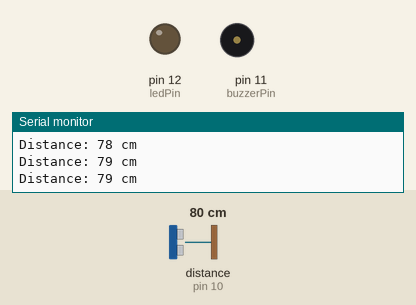
Bench run of a sketch on a simulated Arduino Uno, built with avr-gcc and run on an emulated ATmega328P. Shown: output pins drawn as LEDs (lit = HIGH), buzzer (waves = sounding), the last lines printed to the serial monitor. Wiring (inferred from the names in the program): ultrasonic range finder: trigger pin 9; echo pin 10. The test bench sets the inputs (shaded band); at power-on: distance to the obstacle (sensor on pin 10) 80 cm. The echo pulse lasts 58.3 µs per cm; pins used as bus, display or sensor lines are not drawn.

Above: at 1.3 s.
1.4 s: distance to the obstacle (sensor on pin 10) set to 34 cm
2.9 s: distance to the obstacle (sensor on pin 10) set to 28 cm
At 3.8 s:
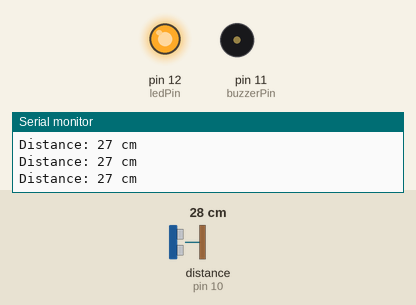
4.5 s: distance to the obstacle (sensor on pin 10) set to 13 cm
6.0 s: distance to the obstacle (sensor on pin 10) set to 10 cm
At 6.3 s:
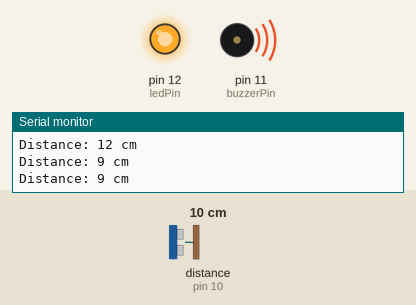
9.0 s: distance to the obstacle (sensor on pin 10) set to 18 cm
At 9.0 s:
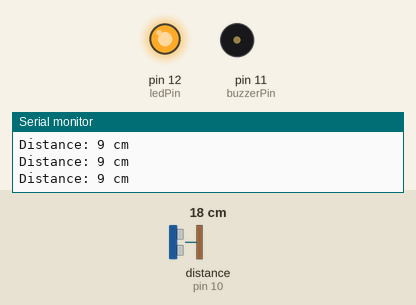
10.5 s: distance to the obstacle (sensor on pin 10) set to 2 cm
At 10.84 s:
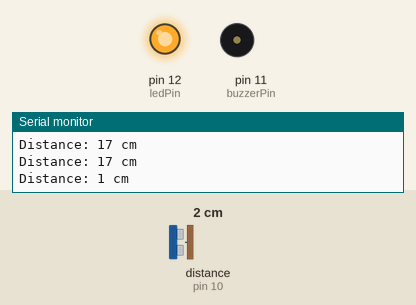
Timing chart, 0 to 14.5 s (numbered marks = the images above; inputs shaded):
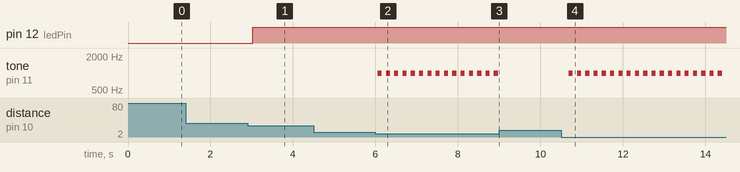

Measured:
- the behaviour switches between 32 and 31 cm on distance to the obstacle (sensor on pin 10) (found by bisection; images 0 and 1)
- the behaviour switches between 12 and 11 cm on distance to the obstacle (sensor on pin 10) (found by bisection; images 1 and 2)
- after the input at 2.9 s, pin 12 (ledPin): LOW → HIGH after 0.13 s
- after the input at 6.0 s, tone on pin 11 (buzzerPin): alternates 1000 Hz for 0.10 s and silent for 0.10 s, starting after 0.06 s
- after the input at 9.0 s, tone on pin 11 (buzzerPin): stops changing and stays silent
- after the input at 10.5 s, tone on pin 11 (buzzerPin): alternates 1000 Hz for 0.10 s and silent for 0.10 s, starting after 0.19 s

The sketch:

ultrasonic.ino
```cpp
// --- Pin Definitions ---
const int trigPin = 9;
const int echoPin = 10;
const int ledPin = 12;
const int buzzerPin = 11;

// --- Distance Thresholds (in cm) ---
const int BUZZER_ALARM_DISTANCE = 10;   // Very close: LED + buzzer
const int LED_WARNING_DISTANCE = 30;   // Warning zone: LED only

// --- Variables ---
long duration;
int distance;

void setup() {
  pinMode(trigPin, OUTPUT);
  pinMode(echoPin, INPUT);
  pinMode(ledPin, OUTPUT);
  pinMode(buzzerPin, OUTPUT);
  Serial.begin(9600);
}

void loop() {
  // --- Trigger the ultrasonic pulse ---
  digitalWrite(trigPin, LOW);
  delayMicroseconds(2);
  digitalWrite(trigPin, HIGH);
  delayMicroseconds(10);
  digitalWrite(trigPin, LOW);

  // --- Read echo and calculate distance ---
  duration = pulseIn(echoPin, HIGH);
  distance = duration * 0.034 / 2;

  // --- Display distance on Serial Monitor ---
  Serial.print("Distance: ");
  Serial.print(distance);
  Serial.println(" cm");

  // --- Control logic for LED and buzzer ---
  if (distance <= BUZZER_ALARM_DISTANCE && distance > 0) {
    // 🚨 Very close — turn on LED and make buzzer beep
    digitalWrite(ledPin, HIGH);
    tone(buzzerPin, 1000);  // Beep
    delay(100);             // Beep duration
    noTone(buzzerPin);      // Pause
    delay(100);
  }
  else if (distance <= LED_WARNING_DISTANCE && distance > BUZZER_ALARM_DISTANCE) {
    // ⚠️ In warning zone — only LED ON
    digitalWrite(ledPin, HIGH);
    noTone(buzzerPin);
    delay(200);
  }
  else {
    // ✅ Safe distance — everything OFF
    digitalWrite(ledPin, LOW);
    noTone(buzzerPin);
    delay(500);
  }
}
```
